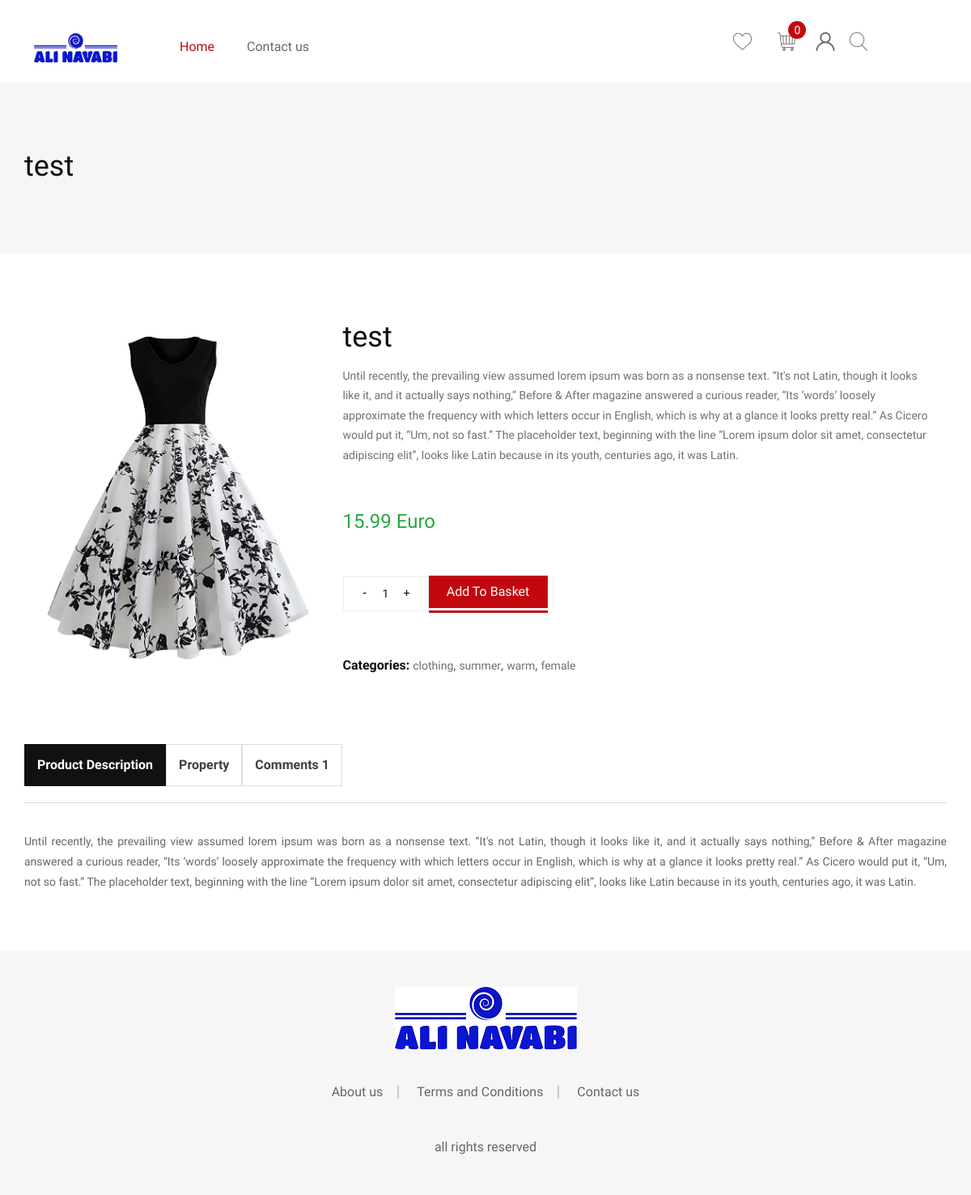
Page /products/1/ on the earlier database version.
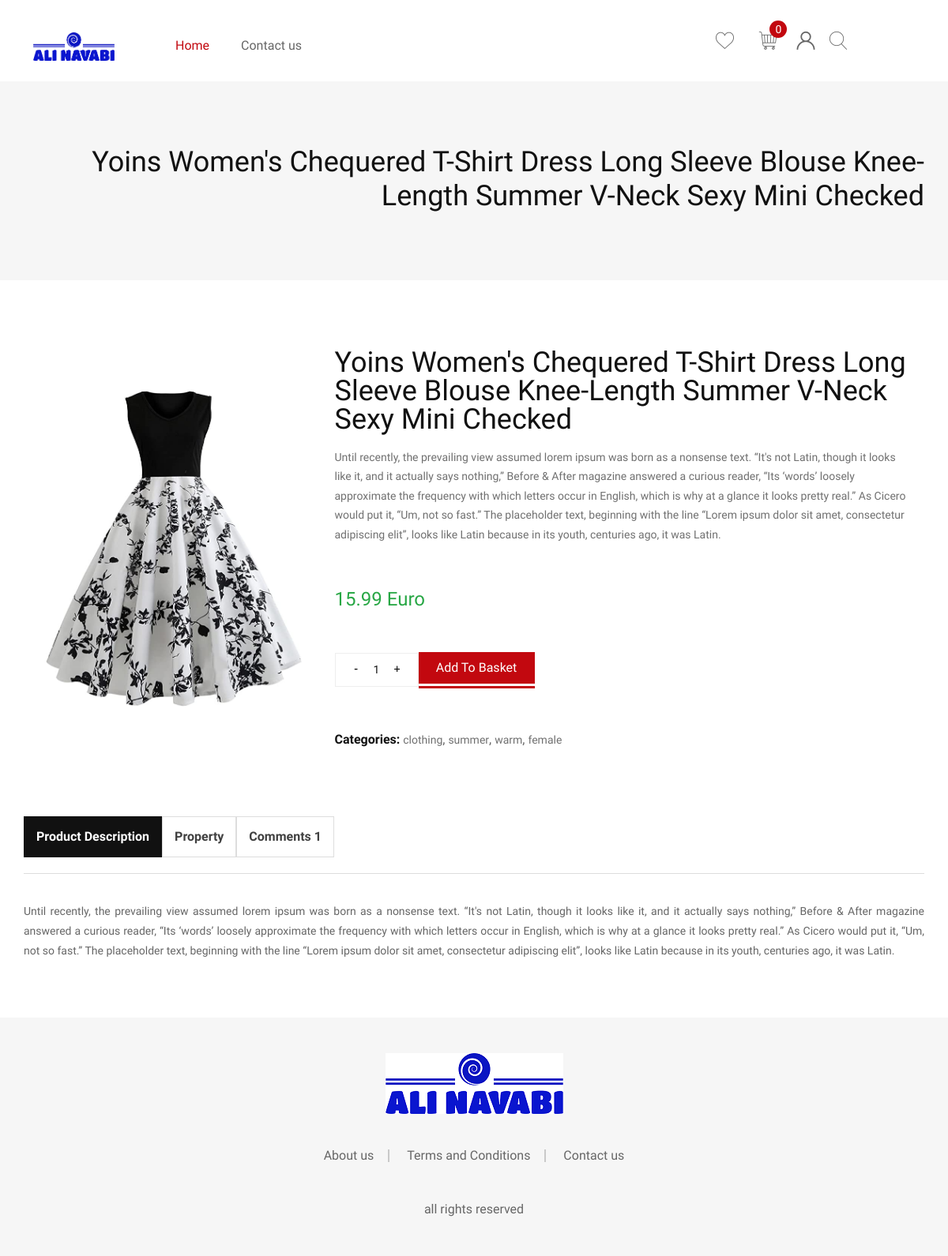
Same page on the later database version.
### products/models.py (models this page shows, shortened)
class Product(models.Model):
    title = models.CharField(max_length=100)
    description = models.TextField()
    price = models.DecimalField(max_digits=5, decimal_places=2)
    active = models.BooleanField(default=True)
    image = models.ImageField(verbose_name=_('Product_Image'), upload_to='product/product_cover', blank=True, )
    datetime_create = models.DateTimeField(auto_now_add=True)
    datetime_modified = models.DateTimeField(auto_now=True)

class Comment(models.Model):
    PRODUCT_STARS = [
        ('1', 'Very bad'),
        ('2', 'Bad'),
        ('3', 'Normal'),
        ('4', 'Good'),
        ('5', 'Perfect'),
    ]
    products = models.ForeignKey(Product, on_delete=models.CASCADE, related_name='comments', )
    author = models.ForeignKey(get_user_model(), on_delete=models.CASCADE, related_name='comments', )
    body = models.TextField(verbose_name=_('Comment text'))
    stars = models.CharField(max_length=10, choices=PRODUCT_STARS)
    datetime_create = models.DateTimeField(auto_now_add=True)
    datetime_modified = models.DateTimeField(auto_now=True)
    active = models.BooleanField(default=True)
    objects = models.Manager
    active_comments_manager = ActiveCommentManager()

### products/views.py (the view)
# urls.py: path('<int:pk>/', ProductDetailView.as_view(), name='product_detail'),
class ProductDetailView(generic.DetailView):
    model = Product
    template_name = 'products/product_detail.html'
    context_object_name = 'product'
    def get_context_data(self, **kwargs):
        context = super().get_context_data(**kwargs)
        context['comment_form'] = CommentForm()
        return context

### products/forms.py
class CommentForm(forms.ModelForm):
    class Meta:
        model = Comment
        fields = ['body', 'stars', ]

### cart/cart.py (called while the page is built)
    def __len__(self):
        return sum(item['quantity'] for item in self.cart.values())

    def get_total_price(self):
        product_ids = self.cart.keys()
        return sum(item['quantity'] * item['product_obj'].price for item in self.cart.values())

### cart/context_processors.py (called while the page is built)
def cart(request):
    return {'cart': Cart(request)}

### products/models.py (called while the page is built)
    def get_queryset(self):
        return super(ActiveCommentManager, self).get_queryset().filter(active=True)

### products/templatetags/comment_tags.py (called while the page is built)
@register.filter
def only_active_comments(comments):
    return comments.filter(active=True)

### products/templates/products/product_detail.html (shortened to what the changed rows need)
{% extends '__base.html' %}
{% load static %}
{% load  i18n %}
{% load crispy_forms_tags %}
{% load comment_tags %}
{% block content %}
    <body dir='ltr'>
    <div class="wrapper">
    {% include 'top_header.html' with header_name=product.title %}
        <div class="main-content-wrapper">
            <div class="page-content-inner ptb--80">
                <div class="container">
                    <div class="row no-gutters mb--80">
                        <div class="col-12 col-sm-4 product-main-image d-flex align-content-center">
                            {% if product.image.url  %}
                                <img class="m-auto" style="max-height: 400px;" src="{{ product.image.url }}" alt="">
                            {% endif %}
                        </div>
                        <div class="col-12 col-sm-8 product-main-details mt-md--50">
                            <div class="product-summary pl-lg--30 pl-md--0 text-left p-4">
                                <h3 class="product-title mb--20">{{ product.title }}</h3>
                                <p class="product-short-description mb--20">
                                    {{ product.description }}
                                </p>
                                <div class="my-5 py-5 product-price-wrapper mb--25">
                                    <span class="money text-success">{{ product.price }} {% trans 'Euro' %}</span>
                                </div>
                                <div class="product-action d-flex align-items-sm-center align-content-center mb--30">
                                    <form action="{% url 'cart:cart_add' product.id %}" method="POST">
                                    </form>
                                </div>
                                <div class="product-footer-meta mt-5 pt-5">
                                    <p><span class="m-0">{% trans 'categories' %}:</span>
                                    </p>
                                </div>
                            </div>
                        </div>
                    </div>
                    <div class="row justify-content-center">
                        <div class="col-12">
                            <div class="product-data-tab tab-style-3">
                                <div class="nav nav-tabs product-data-tab__head" id="product-tab" role="tablist">
                                    <a class="m-0 product-data-tab__link nav-link" id="nav-reviews-tab"
                                       data-toggle="tab" href="#nav-reviews" role="tab" aria-selected="true">
                                        <span>{% trans 'Comments' %} {{ product.comments.all|only_active_comments|length }}</span>
                                    </a>
                                </div>
                                <div class="tab-content product-data-tab__content" id="product-tabContent">
                                    <div class="tab-pane fade show active" id="nav-description" role="tabpanel"
                                         aria-labelledby="nav-description-tab">
                                        <div class="product-description text-justify">
                                            <p>{{ product.description }}</p>
                                        </div>
                                    </div>
                                </div>
                            </div>
                        </div>
                    </div>
                </div>
            </div>
        </div>
    </div>
    </body>
{% endblock %}

### products/templates/top_header.html
{% load i18n %}
<div class="breadcrumb-area bg-color ptb--90" data-bg-color="#f6f6f6">
    <div class="container">
        <div class="row">
            <div class="col-12">
                <div class="d-flex justify-content-between align-items-center flex-sm-row flex-column">
                    <h1 class="page-title">{{ header_name }}</h1>
                </div>
            </div>
        </div>
    </div>
</div>

Differences in the rows shown:
changed Product id 1: title "test" → "Yoins Women's Chequered T-Shirt Dress Long Sleeve Blouse Knee-Length Summer V-Neck Sexy Mini Checked"
